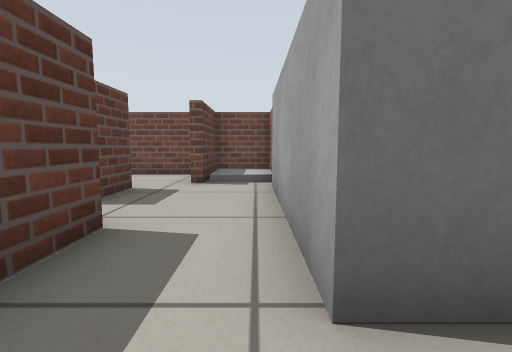
[1] (above)

16 first-person views from a walk through a Gazebo world. The camera is 0.45 m above the floor, tilts 6° down and sees 85° across. The floor is counted in squares, 0.5 m on a side. Each view is taken from the middle of a square. On the plan, view 1 faces up. The plan holds only what a view shows up to about 11 squares ahead; the rest is blank. The robots in the file are not drawn.

[2]
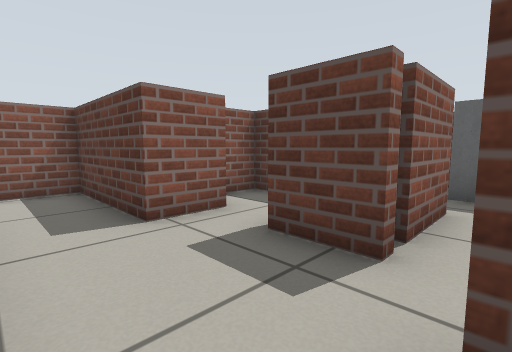

[3]
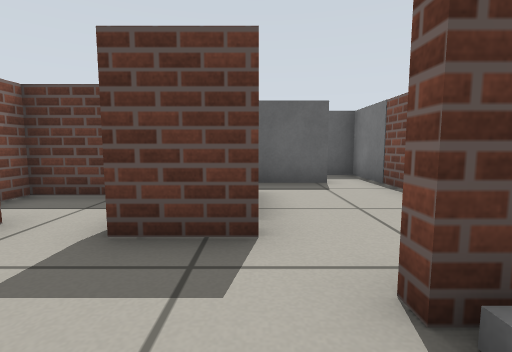

[4]
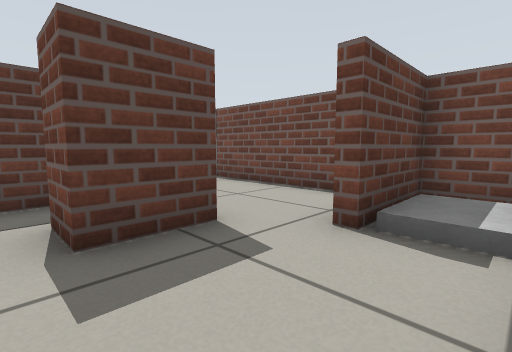

[5]
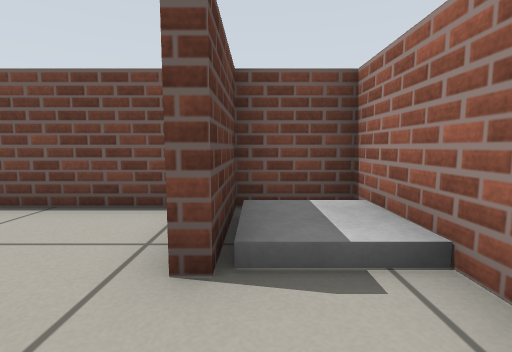

[6]
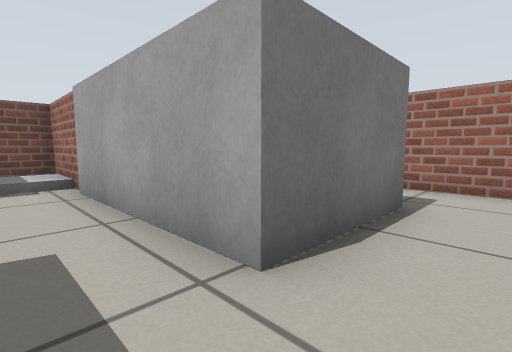

[7]
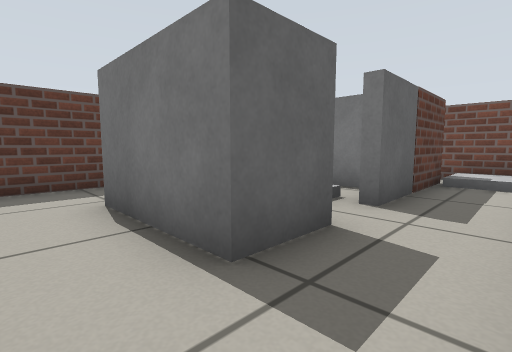

[8]
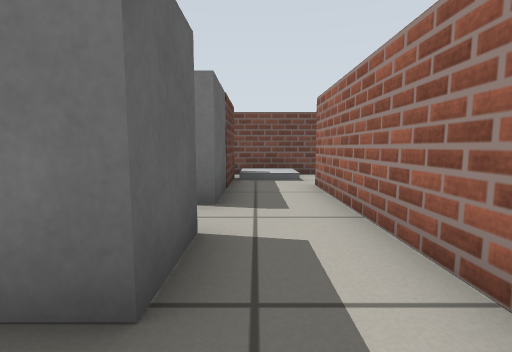

[9]
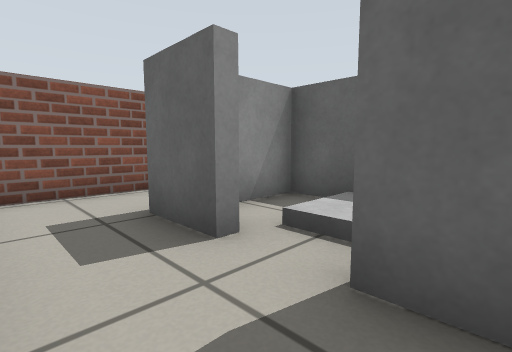

[10]
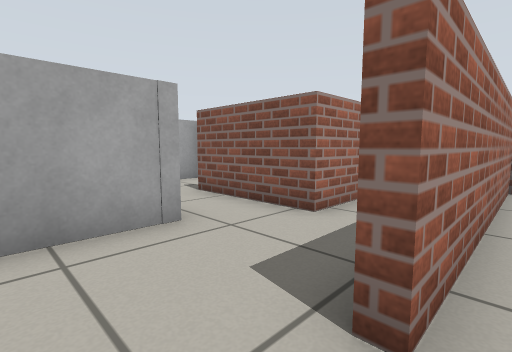

[11]
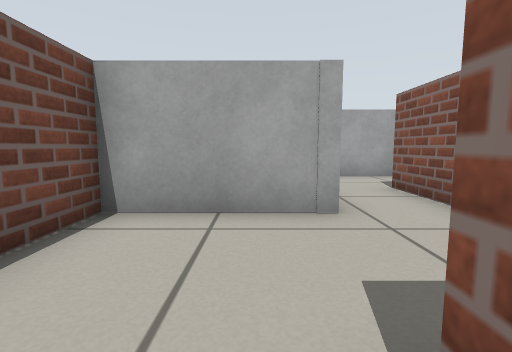

[12]
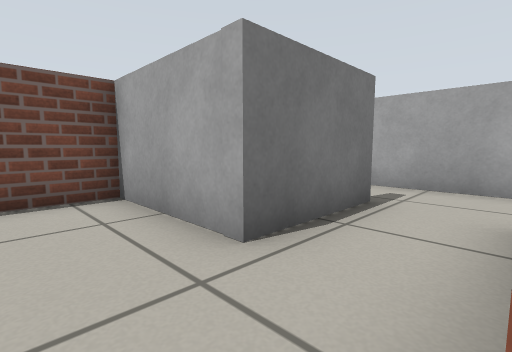

[13]
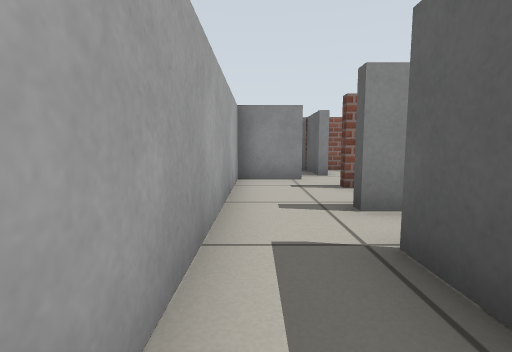

[14]
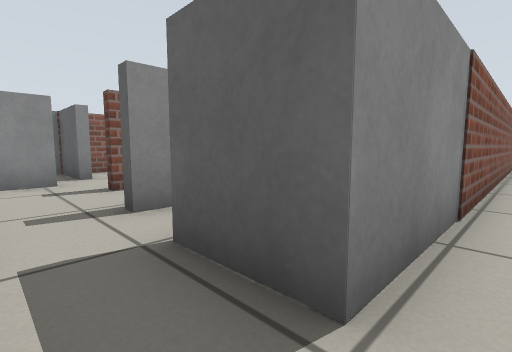

[15]
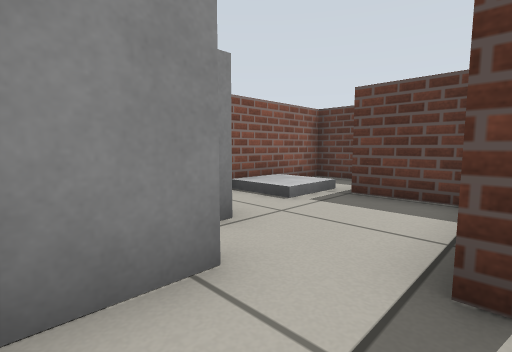

[16]
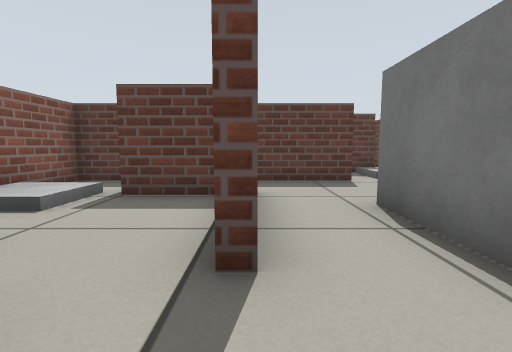

### Floor plan
Key: @ floor where view 1 was taken; # wall or solid block; x gap in a wall; . main floor; : floor 0.1 m higher than the main floor; / step, stairs or slope.
Columns run from 9 left of view 1 to 14 right of it. Each row starts with its distance up from view 1.
 10             ...........
  9 #####################..#
  8 ###.....#:# x:/...# #..#
  7   #.....#/# #.....# ...#
  6   #.###...###..#..###..#
  5     #.#...#.#..#.......#
  4     #.....#:x..#.####..#
  3     #.##..#:x..#.#.....#
  2     ####..###..###...###
  1        #..###..#.//.#
  0        #.@.....#  /.#
 -1        ##############

Positions as (right, up) in squares from view 1, and headings:
1: (0, 0), facing up
2: (0, 7), facing down-left
3: (0, 6), facing left
4: (0, 4), facing up-left
5: (-1, 5), facing up
6: (-1, 0), facing up-right
7: (5, 0), facing up-left
8: (4, 0), facing up
9: (5, 5), facing down-left
10: (5, 8), facing down-right
11: (5, 7), facing right
12: (7, 4), facing up-right
13: (13, 10), facing down
14: (13, 10), facing down-left
15: (13, 4), facing down-left
16: (13, 4), facing left
